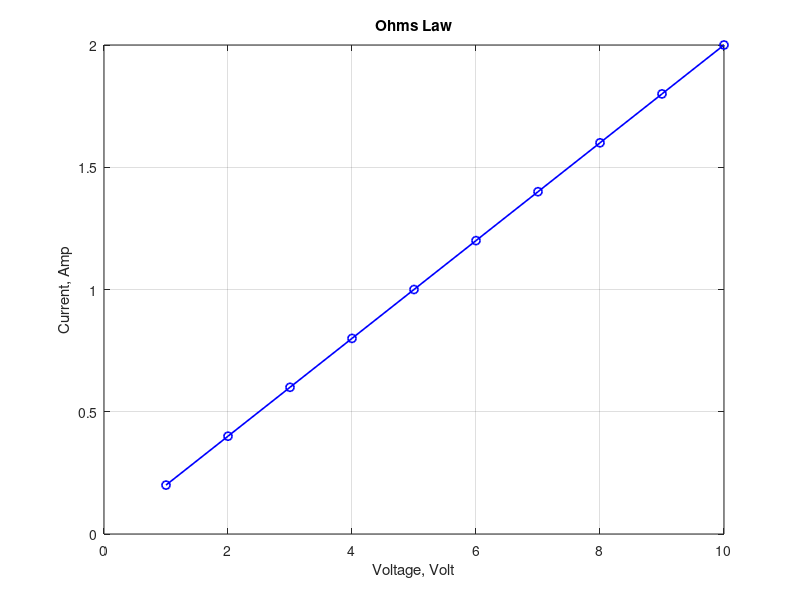

This chart was generated by the following MATLAB code:
clc; clear all

% Ohm's Law: V=IR
% Voltage, V=[1:10]
% Resistance, R=5 ohms
% Plot voltage vs current
V = 1:10;
R = 5;
I = V/R;
plot(V,I,'o-b','LineWidth',1.2);
xlabel('Voltage, Volt');
ylabel('Current, Amp');
title('Ohms Law');
grid on;

